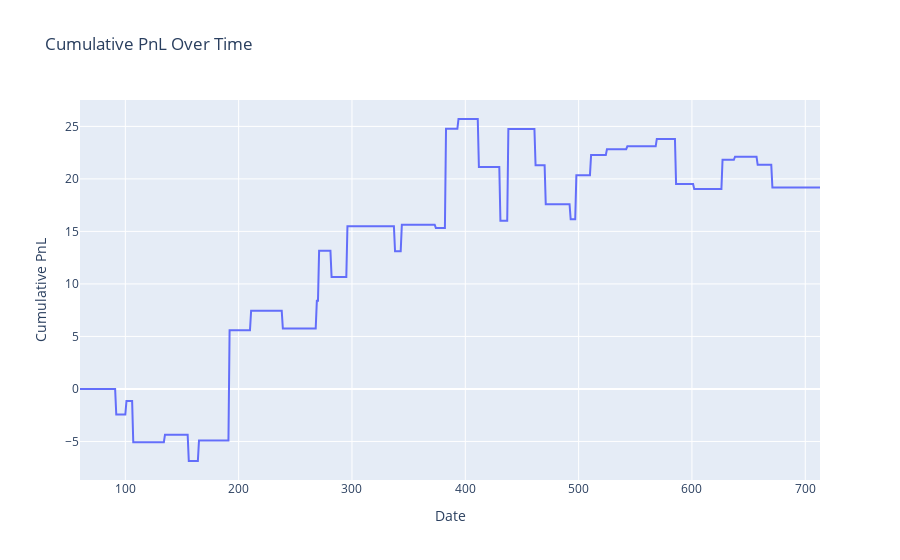

This figure's notebook cell:
### Code cell
# Create cumulative PnL column
df["cumulative_pnl"] = df["pnl"].cumsum()

# Trade summary metrics
total_trades = df["trade_exit"].sum()
total_pnl = df["pnl"].sum()
winning_trades = df[df["pnl"] > 0]["pnl"].count()
losing_trades = df[df["pnl"] < 0]["pnl"].count()
avg_return = df["pnl"][df["pnl"] != 0].mean()
win_rate = winning_trades / total_trades if total_trades > 0 else np.nan
entry_dates = df.loc[df["trade_entry"], "timestamp"].reset_index(drop=True)
exit_dates = df.loc[df["trade_exit"], "timestamp"].reset_index(drop=True)
holding_durations = [(exit_date - entry_date).days for entry_date, exit_date in zip(entry_dates, exit_dates)]
avg_holding_period = np.mean(holding_durations) if holding_durations else np.nan


# Summary dictionary
summary = {
    "Total Trades": total_trades,
    "Total PnL": round(total_pnl, 4),
    "Winning Trades": winning_trades,
    "Losing Trades": losing_trades,
    "Win Rate (%)": round(win_rate * 100, 2) if not np.isnan(win_rate) else "N/A",
    "Average Trade Return": round(avg_return, 4) if not np.isnan(avg_return) else "N/A",
    "Average Holding Period (days)": round(avg_holding_period, 2) if not np.isnan(avg_holding_period) else "N/A",
}

# Plot cumulative PnL with Plotly
fig = go.Figure()
fig.add_trace(go.Scatter(x=df.index, y=df["cumulative_pnl"], mode="lines", name="Cumulative PnL"))
fig.update_layout(
    title="Cumulative PnL Over Time",
    xaxis_title="Date",
    yaxis_title="Cumulative PnL"
)
fig.show()
fig.write_html("html_plot/cumulative_pnl.html")

### Figure 1 — Plotly figure (JSON) as saved in the notebook; plotly's stock layout.template omitted (floating-point values rounded to 4 significant figures; data arrays with more than 128 entries replaced by an {"elided": "..."} marker saying what was removed)
{"data": [{"mode": "lines", "name": "Cumulative PnL", "type": "scatter", "x": {"elided": "654 int values"}, "y": {"elided": "654 float values"}}], "layout": {"title": {"text": "Cumulative PnL Over Time"}, "xaxis": {"title": {"text": "Date"}}, "yaxis": {"title": {"text": "Cumulative PnL"}}}}
